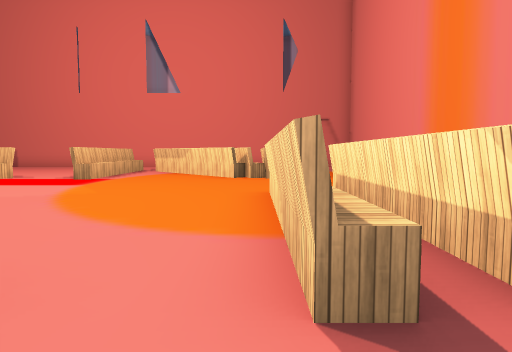
[1] (above)

19 first-person views from a walk through a scene from a Unity 3-D project. The camera is 1.4 m above the floor, tilts 4° down and sees 75° across. The floor is counted in squares, 2 m on a side. Each view is taken from the middle of a square. On the plan, view 1 faces up. The plan holds only what a view shows up to about 10 squares ahead; the rest is blank. The place goes on beyond the plan. The player is left out. Some surface patterns are stand-ins.

[2]
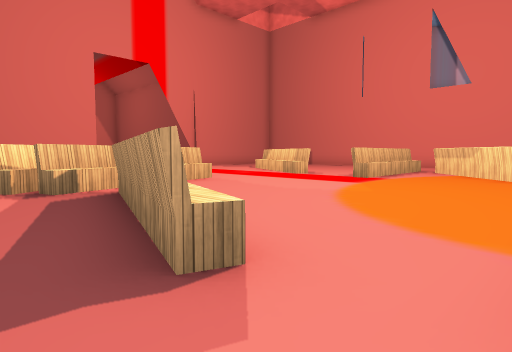

[3]
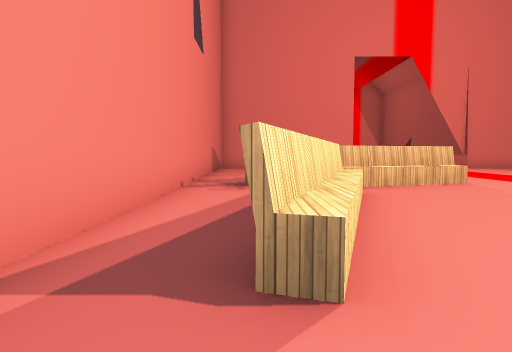

[4]
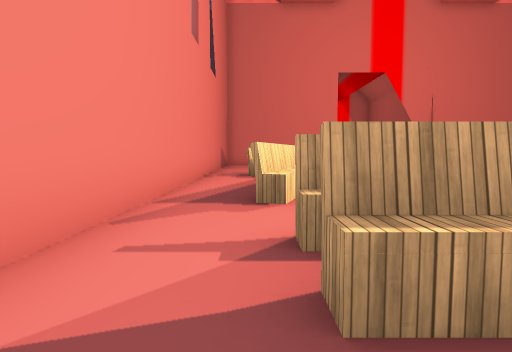

[5]
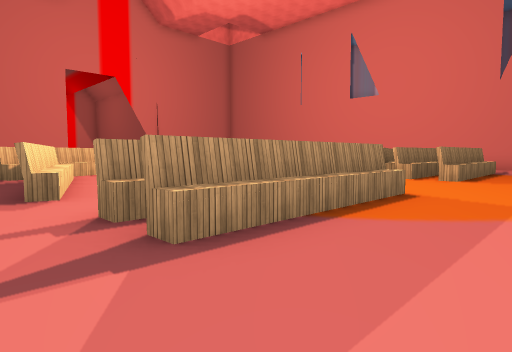

[6]
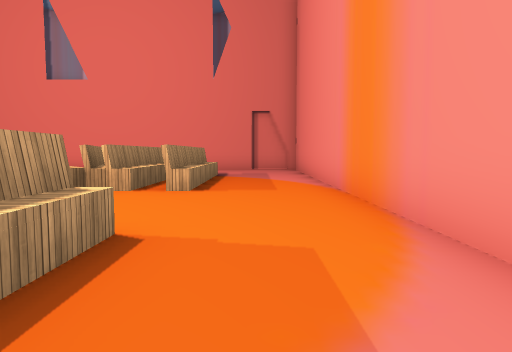

[7]
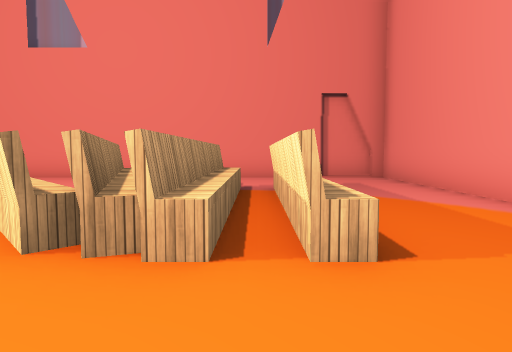

[8]
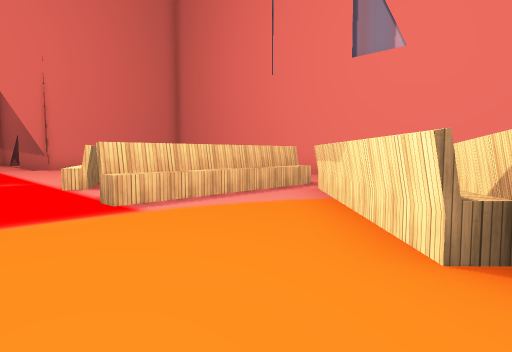

[9]
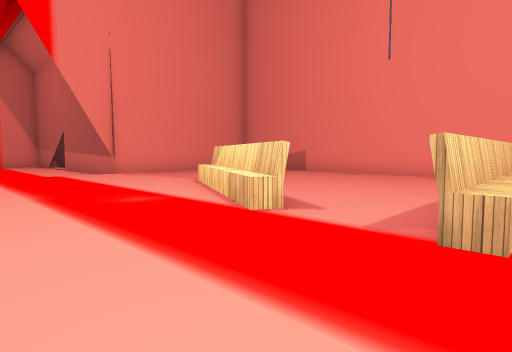

[10]
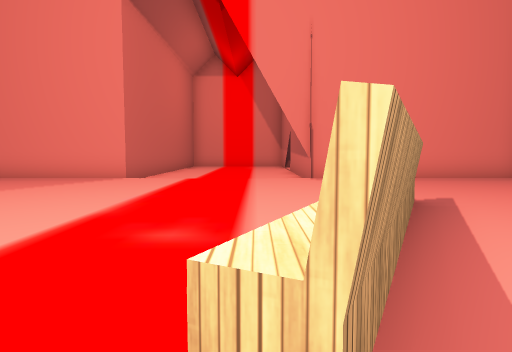

[11]
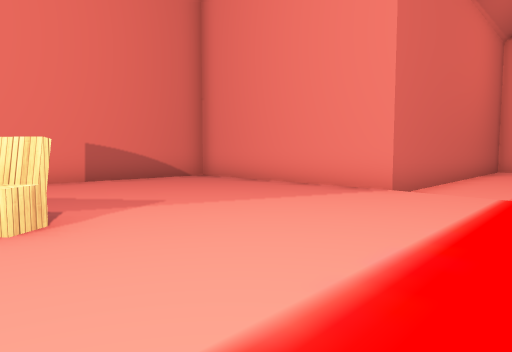

[12]
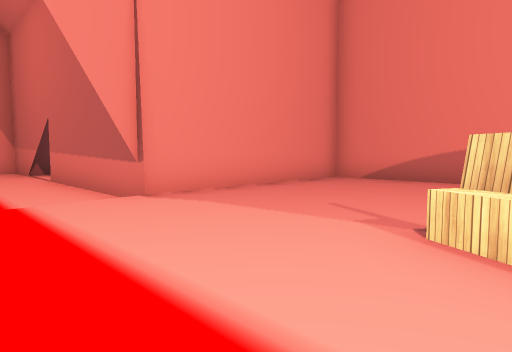

[13]
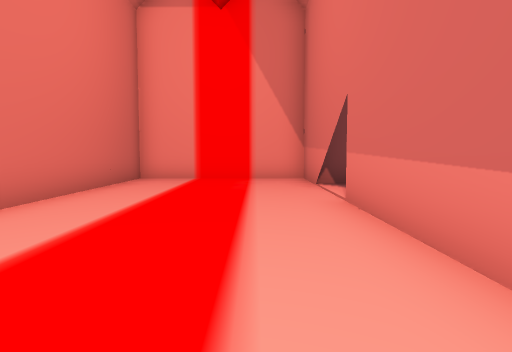

[14]
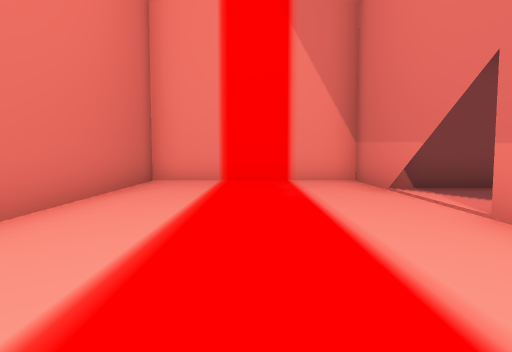

[15]
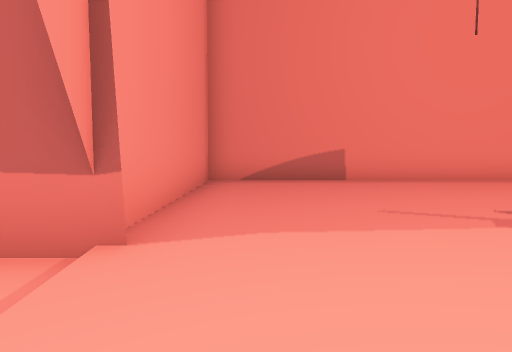

[16]
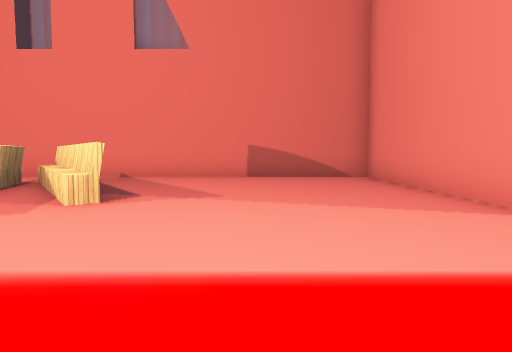

[17]
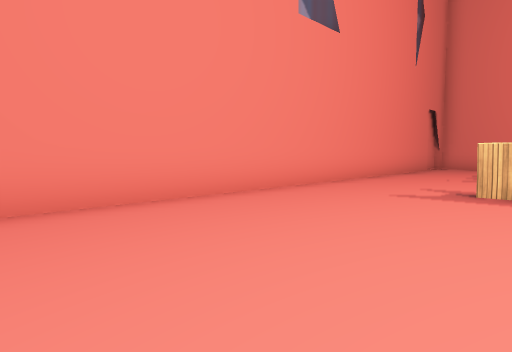

[18]
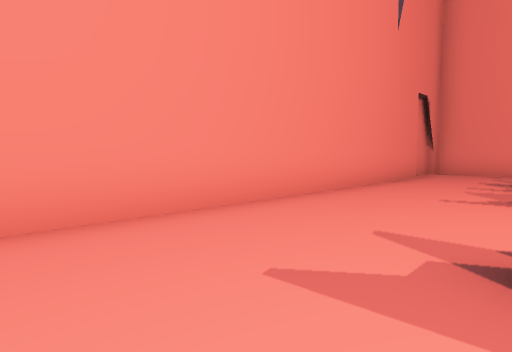

[19]
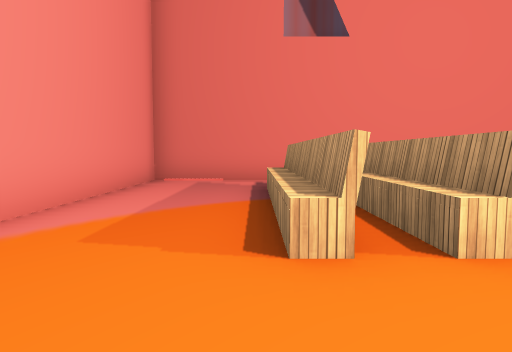

### Floor plan
Key: @ floor where view 1 was taken; # wall or solid block; . main floor; - floor 0.25 m lower than the main floor; / step, stairs or slope; = window, fence, low wall or low ledge; ^ raised ledge; v drop or lower ground.
Columns run from 26 left of view 1 to 5 right of it. Each row starts with its distance up from view 1.
 17           ######################
 16           #....................#
 15           #....................#
 14           #....................#
 13           #..........^.. ^#^...#
 12   #..     #..........#.# ^##...#
 11 #####.#####v....^#...#.##^^#...#
 10 #----------#.....^##.#...###...#
  9 #----------/.......^.#....##=..#
  8 #----------/...................#
  7 #----------/...................#
  6 #----------/...................#
  5 ###########.......#.......^^...#
  4           #......^#^......^#...#
  3           #......#^^#.....^#...#
  2           #.......#^#^^^..^^...#
  1           #........^...##......#
  0           #...............@....#
 -1           ######################

Where each view was taken, in squares from view 1:
view 1: 0 up, 0 right, facing up
view 2: 0 up, 0 right, facing up-left
view 3: 1 up, 0 right, facing left
view 4: 1 up, 3 right, facing left
view 5: 0 up, 4 right, facing up-left
view 6: 3 up, 3 right, facing up
view 7: 7 up, 1 right, facing up
view 8: 7 up, 0 right, facing up-left
view 9: 6 up, 4 left, facing up-left
view 10: 9 up, 6 left, facing left
view 11: 8 up, 9 left, facing down-left
view 12: 8 up, 10 left, facing up-left
view 13: 9 up, 15 left, facing left
view 14: 8 up, 17 left, facing left
view 15: 8 up, 14 left, facing up
view 16: 9 up, 12 left, facing down
view 17: 12 up, 11 left, facing up-right
view 18: 13 up, 7 left, facing up-right
view 19: 8 up, 2 right, facing down
